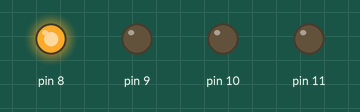
The sketch below on a simulated Arduino Uno, built with avr-gcc and run on an emulated ATmega328P. Shown: output pins drawn as LEDs (lit = HIGH).

Above: at 0.1 s.
At 0.7 s:
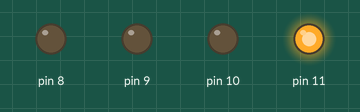
At 1.3 s:
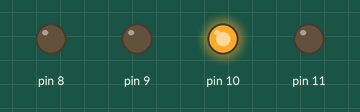
At 2.7 s:
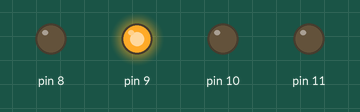
Timing chart, 0 to 3.0 s (numbered marks = the images above):
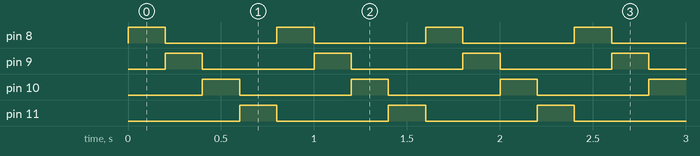

The sketch:

lab13c.ino
```cpp
// Lab 13c: Carrera de LEDs (C puro)
void setup() {
  DDRB |= (1 << PB0) | (1 << PB1) | (1 << PB2) | (1 << PB3); // PB0-PB3 salidas
}
void loop() {
  for (uint8_t i = 0; i < 4; i++) {
    uint8_t valor = (1 << i);
    asm volatile ("out %0, %1" : : "I" (0x05), "r" (valor));
    delay(200);
  }
}
```

Measured:
- by itself, pin 8–11: alternates HIGH for 0.20 s and LOW for 0.60 s
- by itself, everything shown: repeats every 0.80 s, in 4 steps
